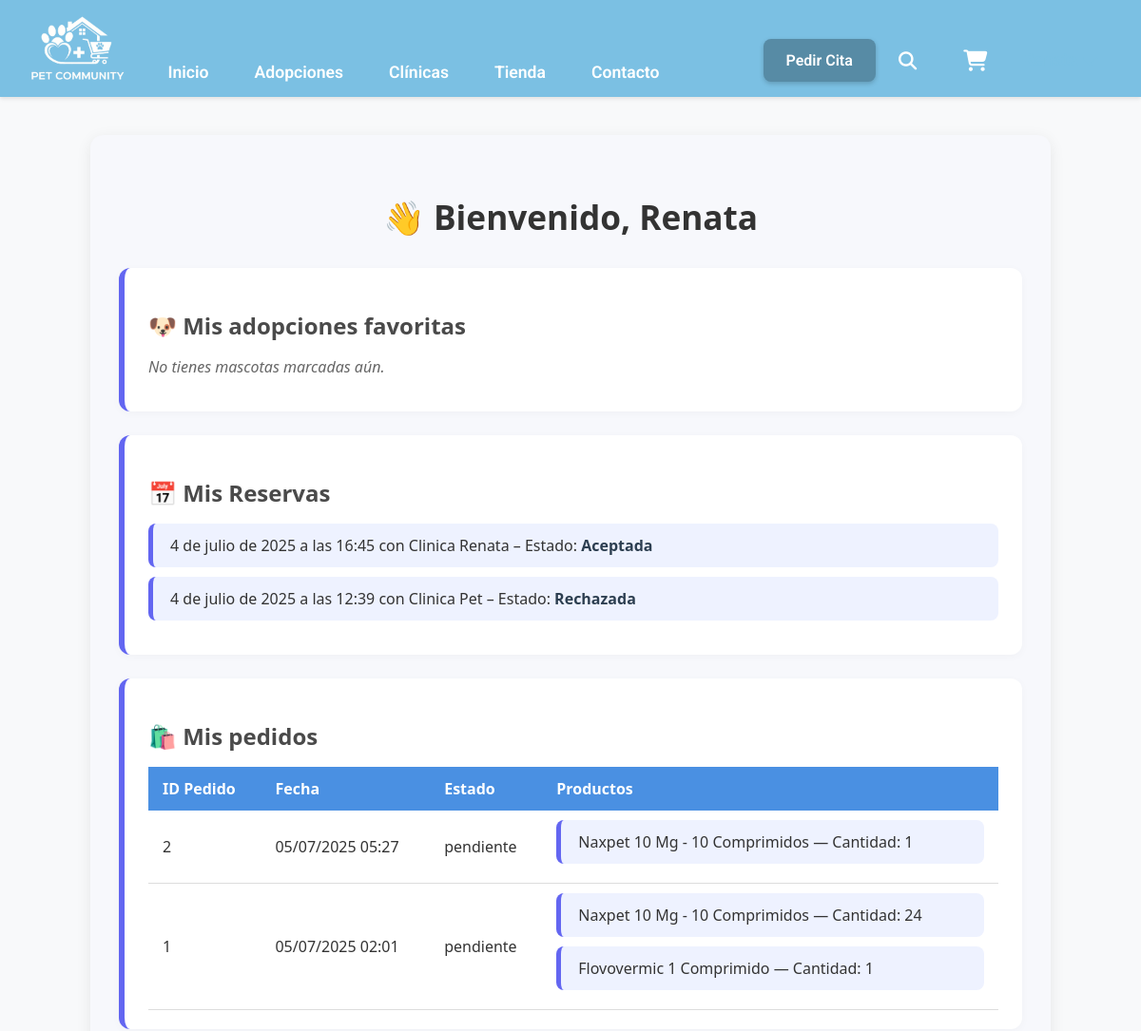
The app's page /cuentas/panel/cliente/ (signed in, upper part), older data.
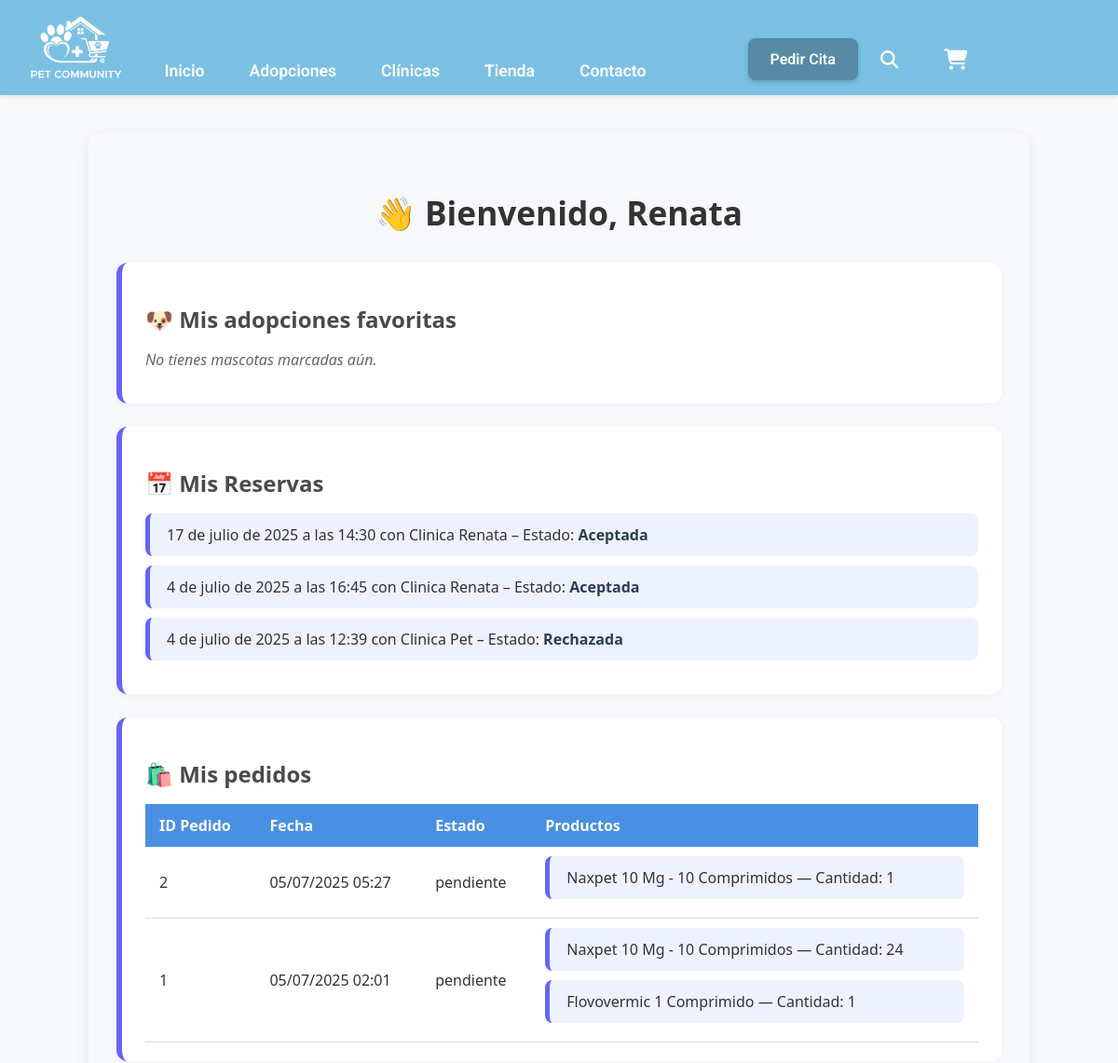
The same page, newer data.
### reservas/models.py (models this page shows, shortened)
class Reserva(models.Model):
    ESTADOS = [
    ('pendiente', 'Pendiente'),
    ('aceptada', 'Aceptada'),
    ('rechazada', 'Rechazada'),
    ]
    clinica = models.ForeignKey(User, on_delete=models.CASCADE, related_name='reservas_recibidas')
    nombre_cliente = models.CharField(max_length=100, default='')
    telefono_cliente = models.CharField(max_length=20, default="")
    email_cliente = models.EmailField(default="sin@email.com")
    nombre_mascota = models.CharField(max_length=100, default='')
    especie = models.CharField(max_length=50, blank=True, null=True)
    raza = models.CharField(max_length=100, default='')
    fecha = models.DateField()
    hora = models.TimeField()
    motivo = models.TextField(blank=True)
    creada = models.DateTimeField(auto_now_add=True)
    creada_por_clinica = models.BooleanField(default=False)
    estado = models.CharField(max_length=10, choices=ESTADOS, default='pendiente')  # <-- este es el nuevo campo
    cliente = models.ForeignKey(User, on_delete=models.CASCADE, related_name='reservas', null=True, blank=True)
    class Meta:
        ordering = ['-fecha', '-hora']

### accounts/models.py (models this page shows, shortened)
class Profile(models.Model):
    USER_TYPES = [
        ('cliente', 'Cliente'),
        ('clinica', 'Clínica'),
        ('farmacia', 'Farmacia'),
    ]
    user = models.OneToOneField(User, on_delete=models.CASCADE)
    tipo = models.CharField(max_length=10, choices=USER_TYPES)
    perfil_publicado = models.BooleanField(default=False)
    imagen = models.ImageField(
        upload_to='perfiles/',
        default='perfiles/default.png',
        blank=True,
        null=True
    )
    nombre_clinica = models.CharField(max_length=100, blank=True, null=True)
    direccion = models.CharField(max_length=200, blank=True, null=True)
    telefono = models.CharField(max_length=20, blank=True, null=True)

### pedidos/models.py (models this page shows, shortened)
class Pedido(models.Model):
    cliente = models.ForeignKey(User, on_delete=models.CASCADE)
    farmacia = models.ForeignKey(User, on_delete=models.CASCADE, related_name='pedidos_farmacia', null=True, blank=True)
    creado = models.DateTimeField(auto_now_add=True)
    completado = models.BooleanField(default=False)
    estado = models.CharField(max_length=20, default='pendiente')  # por ejemplo: pendiente, procesando, enviado

class ItemPedido(models.Model):
    pedido = models.ForeignKey('Pedido', on_delete=models.CASCADE, related_name='items')
    producto = models.ForeignKey('productos.Producto', on_delete=models.CASCADE)
    cantidad = models.PositiveIntegerField(default=1)

### productos/models.py (models this page shows, shortened)
class Producto(models.Model):
    ESTADOS = [
        ('publicado', 'Publicado'),
        ('oculto', 'Oculto'),
    ]
    nombre = models.CharField(max_length=100)
    descripcion = models.TextField(blank=True)
    precio = models.DecimalField(max_digits=10, decimal_places=2)
    stock = models.PositiveIntegerField(default=0)  # Este es el campo stock
    imagen = models.ImageField(upload_to='productos/', blank=True, null=True)
    farmacia = models.ForeignKey(User, on_delete=models.CASCADE, related_name='productos')
    fecha_creacion = models.DateTimeField(auto_now_add=True)
    estado = models.CharField(max_length=10, choices=ESTADOS, default='publicado')

### accounts/decorators.py (the view)
        def _wrapped_view(request, *args, **kwargs):
            if not request.user.is_authenticated:
                return redirect('login')
            if hasattr(request.user, 'profile') and request.user.profile.tipo == tipo_usuario:
                return view_func(request, *args, **kwargs)
            return HttpResponseForbidden("No tienes permiso para acceder a esta página.")

### accounts/views.py (called while the page is built)
@login_required
@tipo_requerido('cliente')
def panel_cliente(request):
    productos = Producto.objects.all()
    mascotas = MascotaEnAdopcion.objects.filter(estado='publicada')
    clinicas = User.objects.filter(profile__tipo='clinica')
    reservas = Reserva.objects.filter(cliente=request.user).order_by('-fecha', '-hora')
    pedidos = Pedido.objects.filter(cliente=request.user).order_by('-creado')
    return render(request, 'accounts/panel_cliente.html', {
        'productos': productos,
        'mascotas': mascotas,
        'clinicas': clinicas,
        'reservas': reservas,
        'pedidos': pedidos,
    })

### accounts/templates/accounts/panel_cliente.html (shortened to what this page needs)
{% extends "base.html" %}
{% load static %}
{% block extra_css %}
<link rel="stylesheet" href="{% static 'accounts/css/panel_cliente.css' %}">
{% endblock %}
{% block content %}
<div class="panel-cliente">
  <h2>👋 Bienvenido, {{ request.user.get_username }}</h2>
  <section class="panel-section">
    <h3>🐶 Mis adopciones favoritas</h3>
    {% if mascotas_favoritas %}
      <ul>
        {% for mascota in mascotas_favoritas %}
          <li>{{ mascota.nombre }} - {{ mascota.especie }}</li>
        {% endfor %}
      </ul>
    {% else %}
      <p>No tienes mascotas marcadas aún.</p>
    {% endif %}
  </section>
  <section class="panel-section">
    <h3>📅 Mis Reservas</h3>
    {% if reservas %}
      <ul>
        {% for reserva in reservas %}
          <li>
            {{ reserva.fecha }} a las {{ reserva.hora }} con
            {{ reserva.clinica.profile.nombre_clinica }} –
            Estado: <strong>{{ reserva.estado|capfirst }}</strong>
          </li>
        {% endfor %}
      </ul>
    {% else %}
      <p>No tienes reservas registradas.</p>
    {% endif %}
  </section>
  <section class="panel-section">
    <h3>🛍️ Mis pedidos</h3>
    {% if pedidos %}
  <table>
    <thead>
      <tr>
        <th>ID Pedido</th>
        <th>Fecha</th>
        <th>Estado</th>
        <th>Productos</th>
      </tr>
    </thead>
    <tbody>
      {% for pedido in pedidos %}
      <tr>
        <td>{{ pedido.id }}</td>
        <td>{{ pedido.creado|date:"d/m/Y H:i" }}</td>
        <td>{{ pedido.estado }}</td>
        <td>
          <ul>
            {% for item in pedido.items.all %}
              <li>{{ item.producto.nombre }} — Cantidad: {{ item.cantidad }}</li>
            {% endfor %}
          </ul>
        </td>
      </tr>
      {% endfor %}
    </tbody>
  </table>
{% else %}
  <p>No tienes pedidos realizados.</p>
{% endif %}
  </section>
</div>
{% endblock %}

Row changes from the older to the newer data that the page shows:
added Reserva: fecha "17 de julio de 2025", hora "14:30", clinica.profile.nombre_clinica "Clinica Renata", estado "Aceptada"
